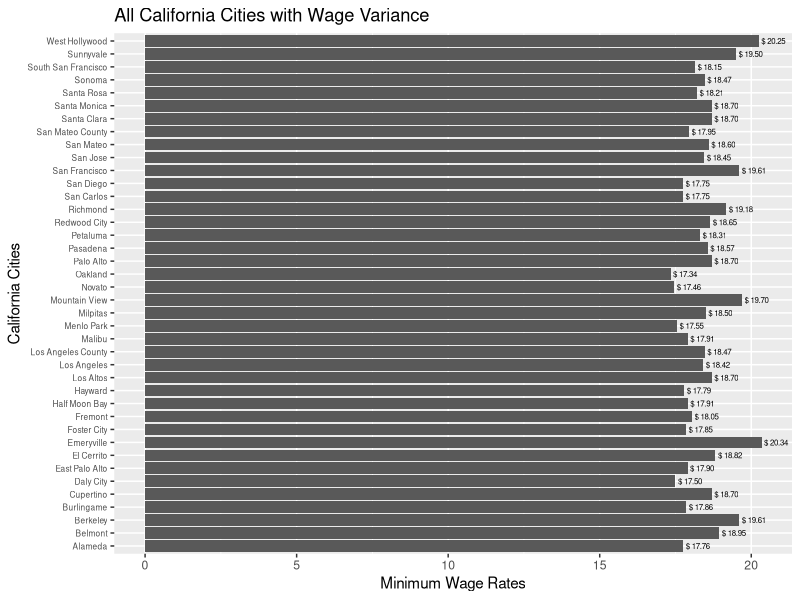
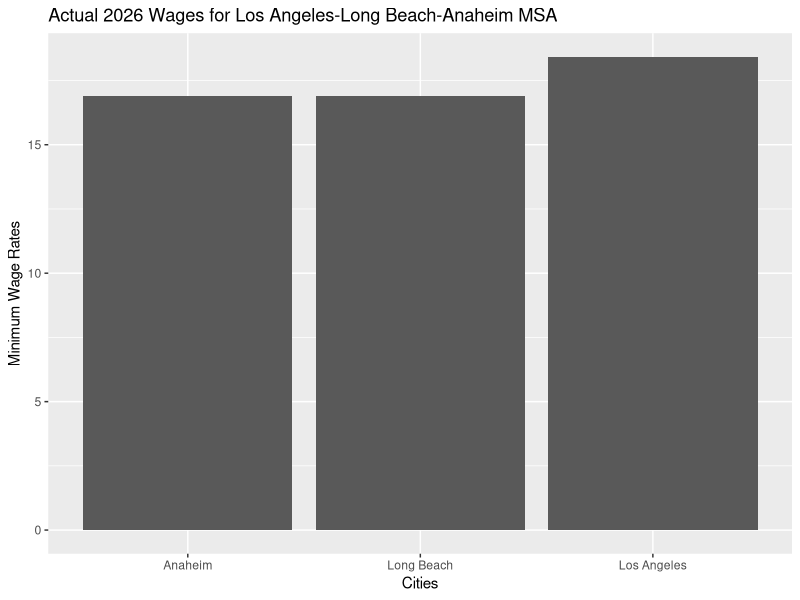
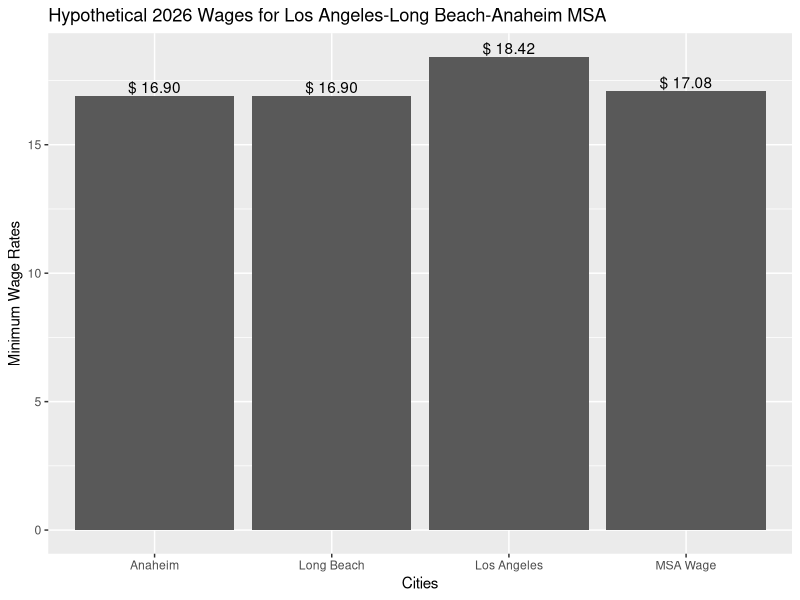
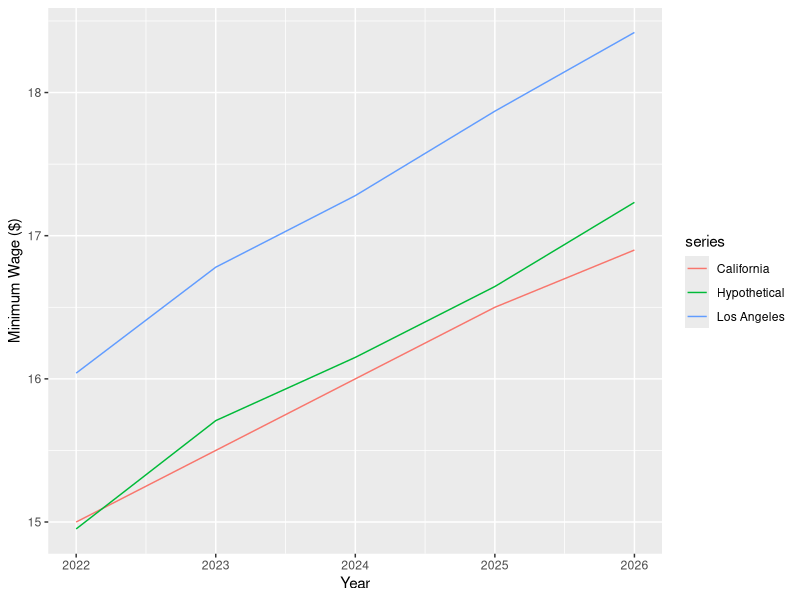

The R source for these figures, in order:
## ---- chunk 1
# load in packages
library(tidyverse)
library(readr)
library(readxl)

## Index of ALL California Cities/Counties with wage variance

# read in CSV file
cali_wages <- read_csv("CaliforniaCityMinimumWages.csv")
ggplot(cali_wages, aes(x = Rate, y = Locality)) +
  geom_col() +
  geom_text(aes(label = paste("$", format(round(Rate, 2)))),
            hjust = -0.1,
            size = 2) +
  labs(
    y = "California Cities",
    x = "Minimum Wage Rates",
    title = "All California Cities with Wage Variance"
  ) +
  theme(
    axis.text.y = element_text(size = 6)
  )
## ---- chunk 2
## FOR Los Angeles-Long Beach-Anaheim MSA!!

# create data set with LA MSA wages
og_df <- data.frame(
  cities = rep(c("Los Angeles", "Long Beach", "Anaheim")),
  wages = c(18.42, 16.90, 16.90)
)
# plot original wages
ggplot(og_df, aes(x = cities, y = wages)) +
  geom_col() +
  labs(
    x = "Cities",
    y = "Minimum Wage Rates",
    title = "Actual 2026 Wages for Los Angeles-Long Beach-Anaheim MSA"
  )

# read in excel file 
LA_MSA <- read_excel("LA_MSA.xlsx")
# remove unnecessary rows
newLA_df <- LA_MSA[-c(1:10), ] # now df displays CPI-W by month and year 

# solve for the rate of change 
new_avg <- mean(c(as.numeric(newLA_df[12, 2:7]), 
                  as.numeric(newLA_df[11, 8:13])), na.rm = TRUE)
old_avg <- mean(c(as.numeric(newLA_df[11, 2:7]),
                  as.numeric(newLA_df[10, 8:13])), na.rm = TRUE)
x <- new_avg/old_avg 
# finding the average for 2026, then diving by the average for 2025

# calculate new MSA wage 
LAnew_wage <- (16.50 * x)

# create data set which combines actual wages with the new MSA wage
compare_LAdf <- data.frame(
  cities = c("Los Angeles", "Long Beach", "Anaheim", "MSA Wage"),
  wages = c(18.42, 16.90, 16.90, LAnew_wage)
)

# plot new and old wages
ggplot(compare_LAdf, aes(x = cities, y = wages)) +
  geom_col() +
  geom_text(aes(label = paste("$", format(round(wages, 2)))), 
            vjust = -0.25) +
  labs(
    x = "Cities",
    y = "Minimum Wage Rates",
    title = "Hypothetical 2026 Wages for Los Angeles-Long Beach-Anaheim MSA"
  )
## ---- chunk 3
# make year column as.numeric
newLA_df[[1]] <- as.numeric(newLA_df[[1]], na.rm = TRUE)

# create a function to calculate rates of changes for the past 5 years
avg_function <- function(year) {
  year_col <- newLA_df[[1]]
  prev <- newLA_df[year_col == year - 1, 8:13]
  now <- newLA_df[year_col == year, 2:7]
  mean(as.numeric(c(unlist(prev), unlist(now))), na.rm = TRUE)
}
years <- 2022:2026 # the past 5 years

# create a data frame using the rates from above
rates <- data.frame(
  year = years,
  new_avg = sapply(years, avg_function),
  old_avg = sapply(years - 1, avg_function)
)
rates$x <- rates$new_avg / rates$old_avg # calculate rates of change

# calculate hypothetical minimum wages for the LA MSA area from 2022-2026
year_one <- rates$x[1] * 14.00 # $14.00 was California's statewide minimum wage in 2021
year_two <- rates$x[2] * year_one # 2023
year_three <- rates$x[3] * year_two # 2024
year_four <- rates$x[4] * year_three # 2025
year_five <- rates$x[5] * year_four # 2026

# create data frames for the hypothetical, California actual, and LA actual
hypo_wagedf <- data.frame(
  year = rates$year,
  wage = c(year_one, year_two, year_three, year_four, year_five)
) # hypothetical

cali_wagedf <- data.frame(
  year = rates$year,
  wage = c("15.00", "15.50", "16.00", "16.50", "16.90")
) # california

LA_wagedf <- data.frame(
  year = rates$year,
  wage = c("16.04", "16.78", "17.28", "17.87", "18.42")
) # LA

# rename to create separate columns
hypo_wagedf$series <- "Hypothetical"
cali_wagedf$series <- "California"
LA_wagedf$series <- "Los Angeles"

# collapse into one data frame
all_wages <- rbind(hypo_wagedf, cali_wagedf, LA_wagedf)
all_wages$wage <- as.numeric(all_wages$wage) # convert wages from strings into numbers

# line plot for all wages!
ggplot(all_wages, aes(x = year, y = wage, color = series)) +
  geom_line() +
  labs(
    x = "Year",
    y = "Minimum Wage ($)",
  )
